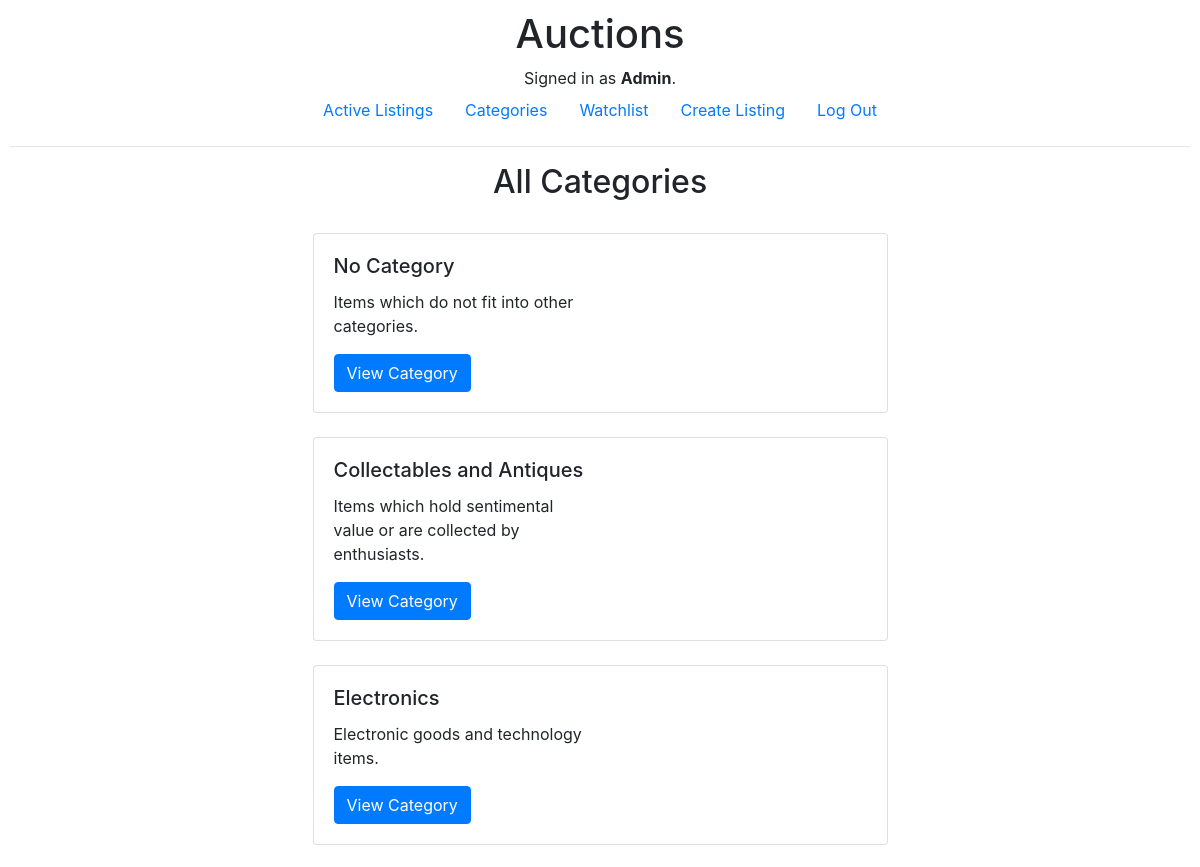
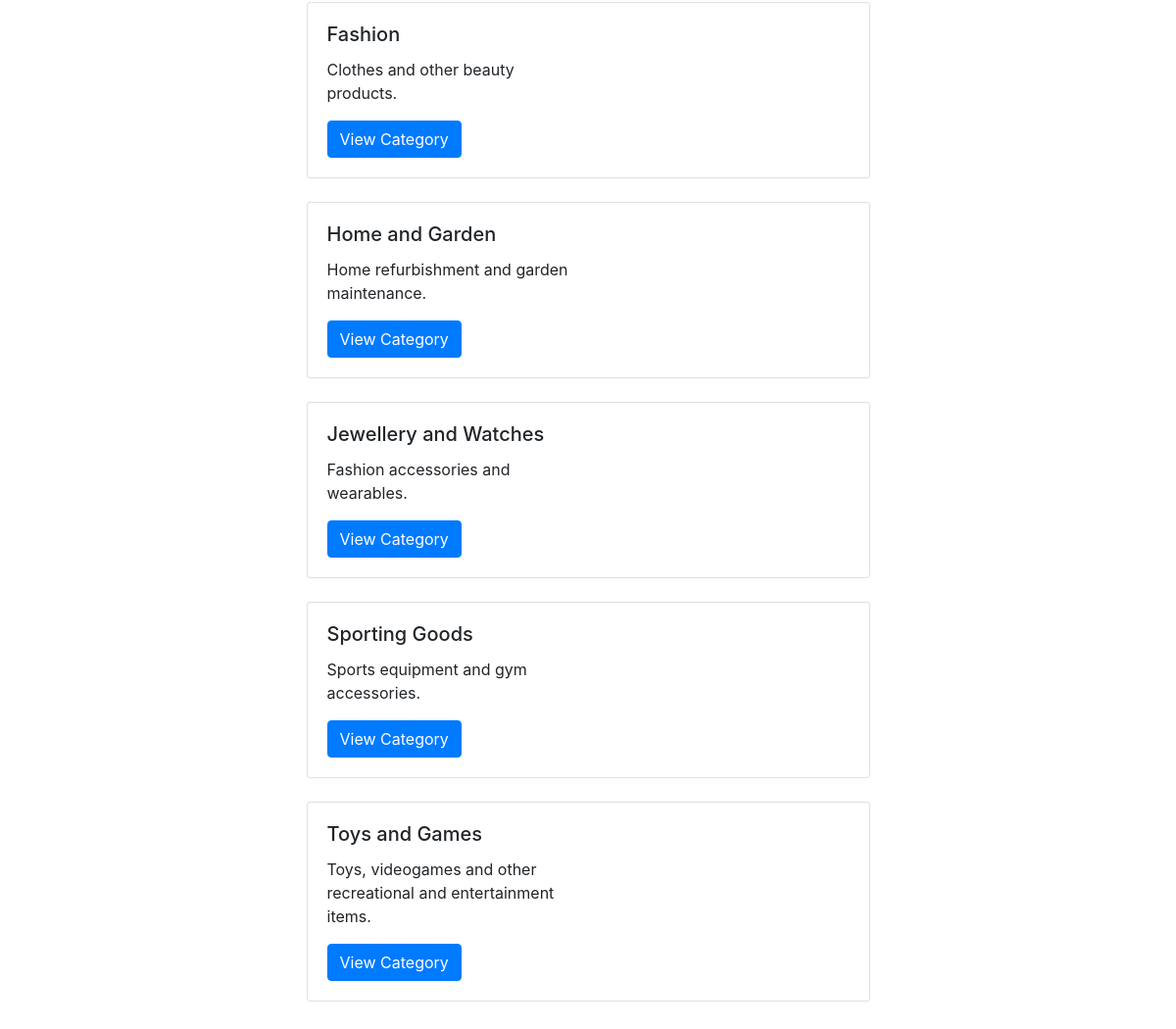
The page /categories (signed in) on the database its author committed (2 pictures, top to bottom).
### auctions/models.py (models this page shows)
class User(AbstractUser):
    id = models.AutoField(primary_key=True)

class Category(models.Model):
    id = models.AutoField(primary_key=True)
    name = models.TextField(max_length=64, default="Category Name")
    description = models.TextField(max_length=256, default="Category Description")

### auctions/views.py (the view)
# urls.py: path("categories", views.categories, name="categories")
def categories(request):
    return render(request, "auctions/categories.html", {
        'categories': Category.objects.all()
    })

### auctions/templates/auctions/categories.html (shortened to what this page needs)
{% extends "auctions/layout.html" %}
{% block body %}
    <h2 class="text-center";">All Categories</h2>
    <br>
    {% for category in categories %}
        <div class="row listing-card-outer">
            <div class="col-sm-6">
                <div class="card listing-card-inner">
                    <div class="row card-body">
                        <div class="col-sm-6">
                            <h5 class="card-title">{{ category.name }}</h5>
                            <p class="card-text">{{ category.description }}</p>
                            <a href="{% url 'category' category.id %}" class="btn btn-primary">View Category</a>
                        </div>
                    </div>
                </div>
            </div>
        </div>
        <br>
    {% endfor %}
{% endblock %}

### auctions/templates/auctions/layout.html (shortened to what this page needs)
{% load static %}
<!DOCTYPE html>
<html lang="en">
    <head>
        <link href="{% static 'auctions/styles.css' %}" rel="stylesheet">
        <link rel="stylesheet" href="https://stackpath.bootstrapcdn.com/bootstrap/4.4.1/css/bootstrap.min.css">
    </head>
    <body>
        <div id="navbar">
            <h1>Auctions</h1>
            <div>
                {% if user.is_authenticated %}
                    Signed in as <strong>{{ user.username }}</strong>.
                {% else %}
                    Not signed in.
                {% endif %}
            </div>
            <ul class="nav">
                <li class="nav-item">
                    <a class="nav-link" href="{% url 'index' %}">Active Listings</a>
                </li>
                <li class="nav-item">
                    <a class="nav-link" href="{% url 'categories' %}">Categories</a>
                </li>
                {% if user.is_authenticated %}
                    <li class="nav-item">
                        <a class="nav-link" href="{% url 'watchlist' %}">Watchlist</a>
                    </li>
                    <li class="nav-item">
                        <a class="nav-link" href="{% url 'create' %}">Create Listing</a>
                    </li>
                    <li class="nav-item">
                        <a class="nav-link" href="{% url 'logout' %}">Log Out</a>
                    </li>
                {% endif %}
            </ul>
        </div>
        <hr>
        {% block body %}
        {% endblock %}
    </body>
</html>

### auctions/static/auctions/styles.css (style rules this page uses)
body { padding: 10px; }
#navbar { justify-content: center; text-align: center; }
.nav { justify-content: center; }
.listing-card-outer { justify-content: center; }

### rows shown on the page
User: username "Admin"
Category: name "No Category", description "Items which do not fit into other categories."
Category: name "Collectables and Antiques", description "Items which hold sentimental value or are collected by enthusiasts."
Category: name "Electronics", description "Electronic goods and technology items."
Category: name "Fashion", description "Clothes and other beauty products."
Category: name "Home and Garden", description "Home refurbishment and garden maintenance."
Category: name "Jewellery and Watches", description "Fashion accessories and wearables."
Category: name "Sporting Goods", description "Sports equipment and gym accessories."
Category: name "Toys and Games", description "Toys, videogames and other recreational and entertainment items."
